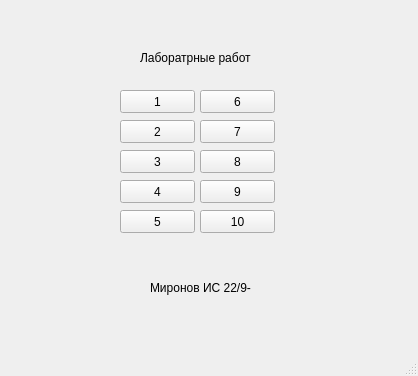
<?xml version="1.0" encoding="UTF-8"?>
<ui version="4.0">
 <class>MainWindow</class>
 <widget class="QMainWindow" name="MainWindow">
  <property name="geometry">
   <rect>
    <x>0</x>
    <y>0</y>
    <width>418</width>
    <height>376</height>
   </rect>
  </property>
  <property name="windowTitle">
   <string>MainWindow</string>
  </property>
  <widget class="QWidget" name="centralwidget">
   <widget class="QPushButton" name="lab2button">
    <property name="geometry">
     <rect>
      <x>120</x>
      <y>120</y>
      <width>75</width>
      <height>23</height>
     </rect>
    </property>
    <property name="text">
     <string>2</string>
    </property>
   </widget>
   <widget class="QPushButton" name="lab3button">
    <property name="geometry">
     <rect>
      <x>120</x>
      <y>150</y>
      <width>75</width>
      <height>23</height>
     </rect>
    </property>
    <property name="text">
     <string>3</string>
    </property>
   </widget>
   <widget class="QPushButton" name="lab4button">
    <property name="geometry">
     <rect>
      <x>120</x>
      <y>180</y>
      <width>75</width>
      <height>23</height>
     </rect>
    </property>
    <property name="text">
     <string>4</string>
    </property>
   </widget>
   <widget class="QPushButton" name="lab5button">
    <property name="geometry">
     <rect>
      <x>120</x>
      <y>210</y>
      <width>75</width>
      <height>23</height>
     </rect>
    </property>
    <property name="text">
     <string>5</string>
    </property>
   </widget>
   <widget class="QPushButton" name="lab1button">
    <property name="geometry">
     <rect>
      <x>120</x>
      <y>90</y>
      <width>75</width>
      <height>23</height>
     </rect>
    </property>
    <property name="text">
     <string>1</string>
    </property>
   </widget>
   <widget class="QPushButton" name="lab6button">
    <property name="geometry">
     <rect>
      <x>200</x>
      <y>90</y>
      <width>75</width>
      <height>23</height>
     </rect>
    </property>
    <property name="text">
     <string>6</string>
    </property>
   </widget>
   <widget class="QPushButton" name="lab7button">
    <property name="geometry">
     <rect>
      <x>200</x>
      <y>120</y>
      <width>75</width>
      <height>23</height>
     </rect>
    </property>
    <property name="text">
     <string>7</string>
    </property>
   </widget>
   <widget class="QPushButton" name="lab9button">
    <property name="geometry">
     <rect>
      <x>200</x>
      <y>180</y>
      <width>75</width>
      <height>23</height>
     </rect>
    </property>
    <property name="text">
     <string>9</string>
    </property>
   </widget>
   <widget class="QPushButton" name="lab8button">
    <property name="geometry">
     <rect>
      <x>200</x>
      <y>150</y>
      <width>75</width>
      <height>23</height>
     </rect>
    </property>
    <property name="text">
     <string>8</string>
    </property>
   </widget>
   <widget class="QPushButton" name="lab10button">
    <property name="geometry">
     <rect>
      <x>200</x>
      <y>210</y>
      <width>75</width>
      <height>23</height>
     </rect>
    </property>
    <property name="text">
     <string>10</string>
    </property>
   </widget>
   <widget class="QLabel" name="label">
    <property name="geometry">
     <rect>
      <x>140</x>
      <y>50</y>
      <width>111</width>
      <height>16</height>
     </rect>
    </property>
    <property name="text">
     <string>Лаборатрные работы</string>
    </property>
   </widget>
   <widget class="QLabel" name="label_2">
    <property name="geometry">
     <rect>
      <x>150</x>
      <y>280</y>
      <width>101</width>
      <height>16</height>
     </rect>
    </property>
    <property name="text">
     <string>Миронов ИС 22/9-П</string>
    </property>
   </widget>
  </widget>
  <widget class="QMenuBar" name="menubar">
   <property name="geometry">
    <rect>
     <x>0</x>
     <y>0</y>
     <width>418</width>
     <height>21</height>
    </rect>
   </property>
  </widget>
  <widget class="QStatusBar" name="statusbar"/>
 </widget>
 <resources/>
 <connections/>
</ui>
